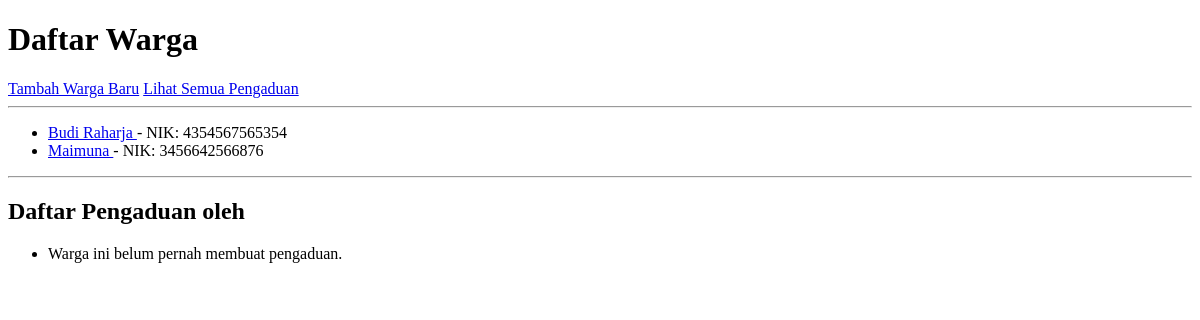
/warga/, run on an earlier commit of the app's database.
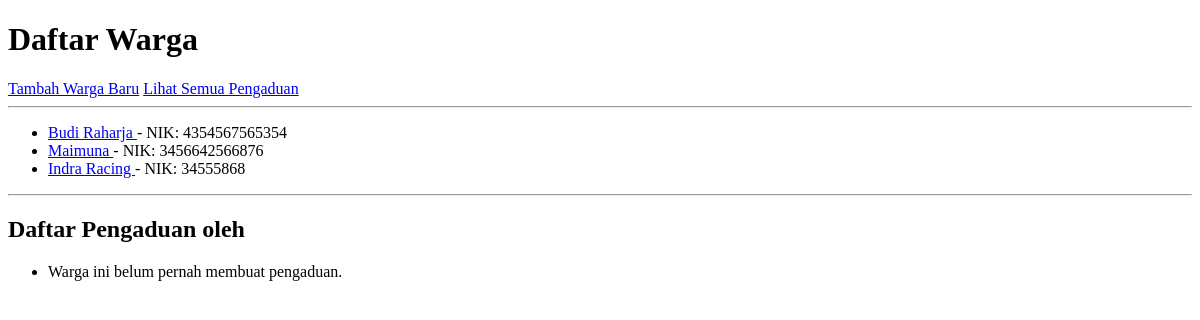
And on a later commit of the database.
### warga/models.py (models this page shows, shortened)
class Warga(models.Model):
    nik = models.CharField(max_length=16, unique=True, verbose_name="Nomor Induk Kependudukan")
    nama_lengkap = models.CharField(max_length=100, verbose_name="Nama Lengkap")
    alamat = models.TextField(verbose_name="Alamat Tinggal")
    no_telepon = models.CharField(max_length=15, blank=True, verbose_name="Nomor Telepon")
    tanggal_registrasi = models.DateTimeField(auto_now_add=True)

### warga/views.py (the view)
# urls.py: path('', WargaListView.as_view(), name='warga-list'),
class WargaListView(ListView):
    model = Warga

### warga/templates/warga/warga_list.html (shortened to what this page needs)
<!DOCTYPE html>
<html lang="en">
<head>
</head>
<body>
    <h1>Daftar Warga</h1>
    <a href="{% url 'warga-tambah' %}">Tambah Warga Baru</a>
    <a href="{% url 'pengaduan-list' %}">Lihat Semua Pengaduan</a>
    <hr>
    <ul>
        {% for warga in warga_list %}
            <li>
                <a href="{% url 'warga-detail' warga.pk %}">
                    {{ warga.nama_lengkap }}
                </a>
                - NIK: {{ warga.nik }}
            </li>
        {% empty %}
            <li>Belum ada data warga yang terdaftar.</li>
        {% endfor %}
    </ul>
    <hr>
    <h2>Daftar Pengaduan oleh {{ object.nama_lengkap }}</h2>
    <ul>
        {% for aduan in object.pengaduan.all %}
        <li>
            <strong>{{ aduan.judul }}</strong> (Status: {{ aduan.get_status_display }})
            <p>{{ aduan.deskripsi }}</p>
        </li>
        {% empty %}
        <li>Warga ini belum pernah membuat pengaduan.</li>
        {% endfor %}
    </ul>
</body>
</html>

What changed in the data, as far as the page shows it:
added Warga: nama_lengkap "Indra Racing", nik "34555868"
